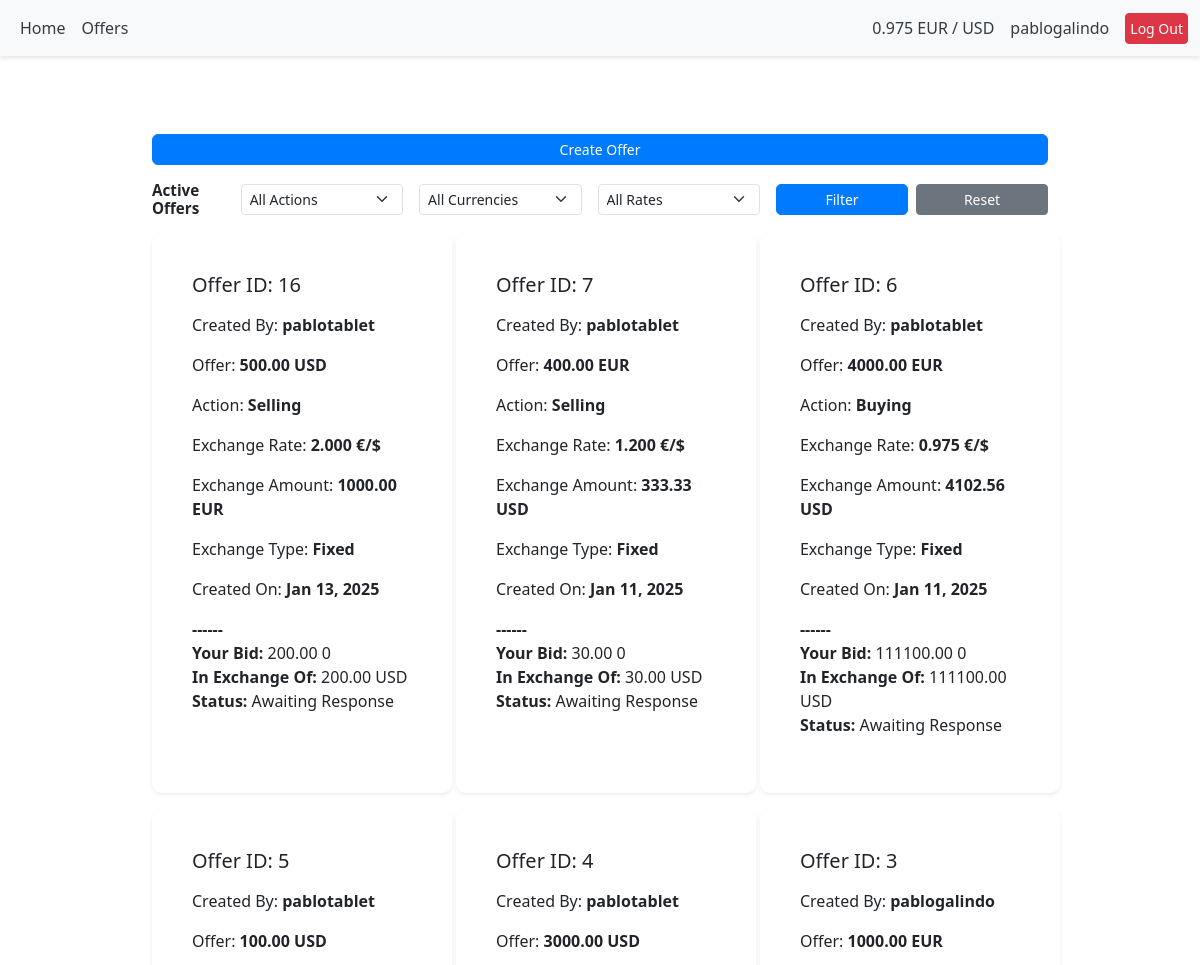
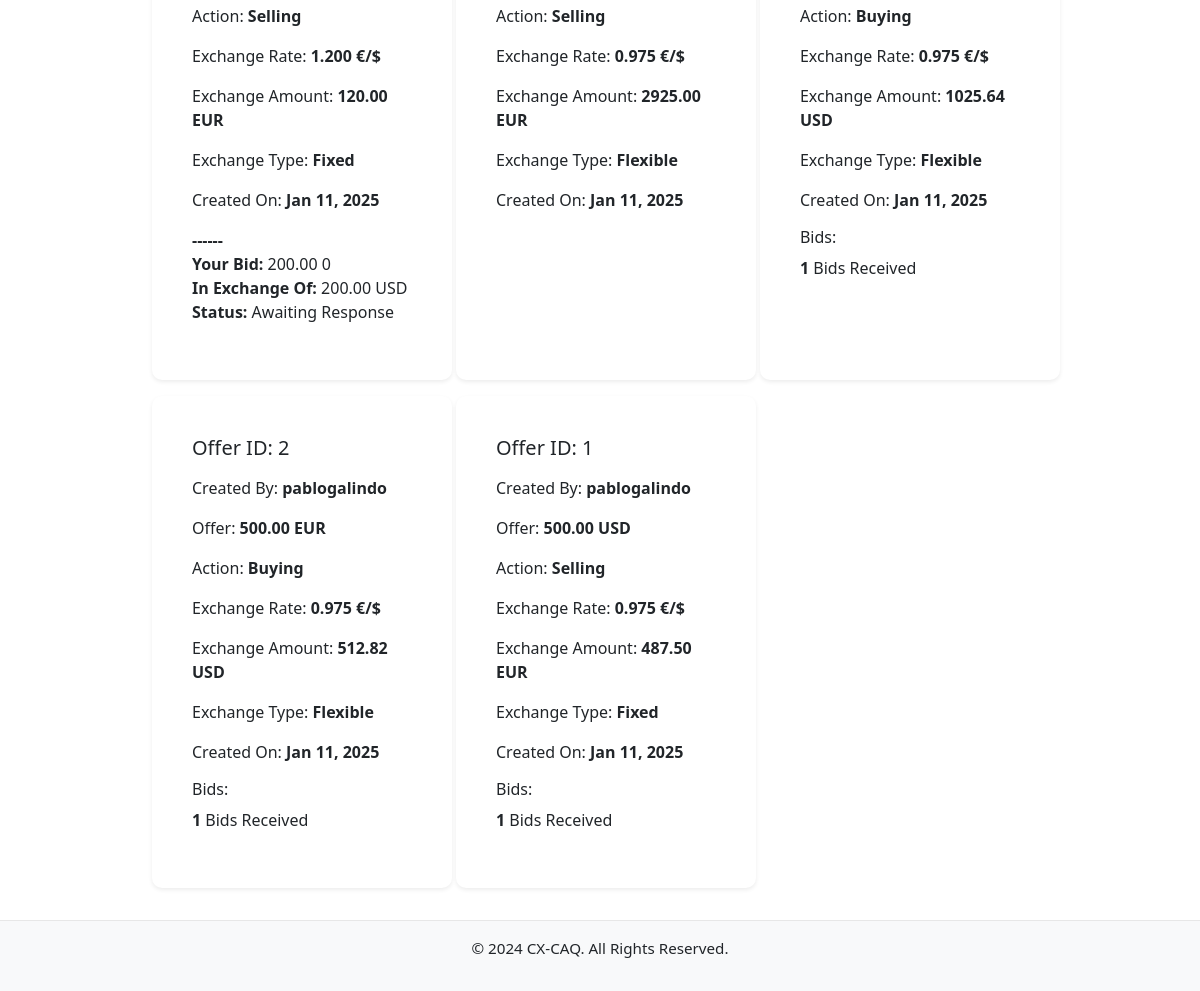
The app's page /offers/ (signed in), older data (2 pictures, top to bottom).
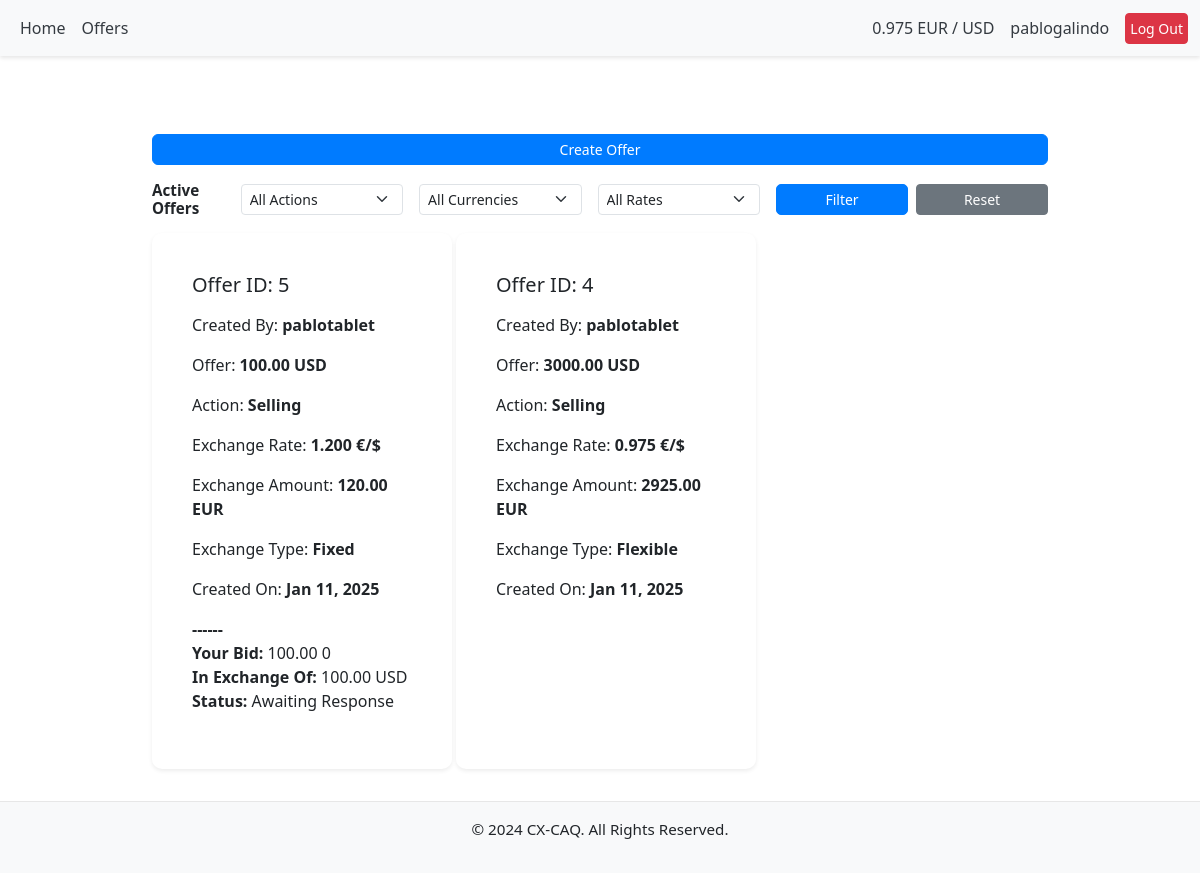
The same page, newer data.
### offers/models.py (models this page shows, shortened)
class Offer(models.Model):
    CURRENCY_CHOICES = [
        ('USD', 'US Dollar'),
        ('EUR', 'Euro'),
    ]
    RATE_TYPE_CHOICES = [
        ('FIXED', 'Fixed'),
        ('FLEXIBLE', 'Flexible'),
    ]
    user = models.ForeignKey(
        User, on_delete=models.CASCADE, related_name="offers")
    currency = models.CharField(max_length=3, choices=CURRENCY_CHOICES)
    amount = models.DecimalField(max_digits=10, decimal_places=2)
    exchange_rate = models.DecimalField(
        max_digits=8, decimal_places=3, null=True, blank=True)
    is_buying = models.BooleanField()
    rate_type = models.CharField(
        max_length=10, choices=RATE_TYPE_CHOICES, default='FIXED')
    created_at = models.DateTimeField(auto_now_add=True)
    class Meta:
        ordering = ['-created_at']

class Bid(models.Model):
    STATUS_CHOICES = [
        ('AWAITING', 'Awaiting Response'),
        ('ACCEPTED', 'Accepted'),
        ('REJECTED', 'Rejected'),
    ]
    offer = models.ForeignKey(
        'Offer', on_delete=models.CASCADE, related_name='bids')
    user = models.ForeignKey(
        User, on_delete=models.CASCADE, related_name='bids')
    amount = models.DecimalField(max_digits=10, decimal_places=2)
    currency = models.CharField(max_length=3, choices=Offer.CURRENCY_CHOICES)
    exchange_rate = models.DecimalField(max_digits=8, decimal_places=3)
    created_at = models.DateTimeField(auto_now_add=True)
    status = models.CharField(
        max_length=10, choices=STATUS_CHOICES, default='AWAITING')
    contact_shared = models.BooleanField(default=False)
    class Meta:
        unique_together = ('user', 'offer')

### offers/views.py (the view)
# urls.py: path('', views.view_offers, name='view_offers'),
@login_required
def view_offers(request):
    offers = Offer.objects.prefetch_related('bids').all()
    is_buying = request.GET.get('is_buying')
    currency = request.GET.get('currency')
    rate_type = request.GET.get('rate_type')
    if is_buying in ['0', '1']:
        offers = offers.filter(is_buying=bool(int(is_buying)))
    if currency:
        offers = offers.filter(currency=currency)
    if rate_type:
        offers = offers.filter(rate_type=rate_type)
    for offer in offers:
        offer.user_bid = offer.bids.filter(user=request.user).first()
        offer.converted_amount = (
            round(offer.amount / offer.exchange_rate
                  if offer.currency == "EUR"
                  else offer.amount * offer.exchange_rate, 2)
        )
        offer.converted_amount_currency = ("EUR"
                                           if offer.currency == "USD"
                                           else "USD")
        offer.action = "Buying" if offer.is_buying else "Selling"
        if offer.user_bid:
            offer.bid_converted_amount = round(
                offer.user_bid.amount / offer.user_bid.exchange_rate
                if offer.user_bid.currency == "EUR"
                else offer.user_bid.amount * offer.user_bid.exchange_rate, 2
            )
            offer.bid_converted_currency = (
                "EUR" if offer.user_bid.currency == "USD" else "USD"
            )
        else:
            offer.bid_converted_amount = None
            offer.bid_converted_currency = None
    return render(request, 'offers/view_offers.html', {'offers': offers})

### offers/context_processors.py (called while the page is built)
def exchange_rate_processor(request):
    try:
        latest_rate = LatestExchangeRate.objects.latest("timestamp").rate
        print(f"Latest exchange rate fetched from database: {latest_rate}")
    except LatestExchangeRate.DoesNotExist:
        try:
            latest_rate = fetch_and_update_exchange_rate()
            print(f"Latest exchange rate fetched: {latest_rate}")
        except ValueError as e:
            print(f"Error fetching exchange rate: {e}")
            latest_rate = "N/A"
    return {
        "exchange_rate": round(latest_rate, 3)
    }

### offers/templates/offers/view_offers.html (shortened to what this page needs)
{% extends "base.html" %}
{%load static%}
{% block content %}
<div class="container mt-5">
    {% if user.is_authenticated %}
    <div
        class="d-flex justify-content-end mb-3">
        <a
         href="{% url 'offers:create_offer' %}?next={{ request.path }}"
         class="btn btn-primary w-100 w-md-auto" aria-label="Create a new offer">
         Create Offer
        </a>
    </div>
    {% endif %}
    <div class="d-flex flex-column flex-md-row justify-content-between align-items-center mb-3">
        <h2 class="text-center text-md-start mb-2 mb-md-0">Active Offers</h2>
        <form method="get" action="{% url 'offers:view_offers' %}" class="d-flex align-items-center gap-2">
            <select name="is_buying" id="is_buying" class="form-select form-select-sm me-2">
                <option value="">All Actions</option>
            </select>
            <select name="currency" id="currency" class="form-select form-select-sm me-2">
                <option value="">All Currencies</option>
            </select>
            <select name="rate_type" id="rate_type" class="form-select form-select-sm me-2">
                <option value="">All Rates</option>
            </select>
            <button type="submit" class="btn btn-primary btn-sm w-100 w-md-auto" aria-label="Filter Offers">Filter</button>
            <a href="{% url 'offers:view_offers' %}" class="btn btn-secondary btn-sm w-100 w-md-auto" aria-label="Reset filter values">Reset</a>
        </form>
    </div>
    <div class="row g-3">
        {% for offer in offers %}
        <div class="col-12 col-md-6 col-lg-4">
            <div class="card shadow-sm offer-card ">
                <div class="card-body">
                    <h5 class="card-title">Offer ID: {{ offer.id}}</h5>
                    <p>Created By: <strong>{{offer.user.username}}</strong></p>
                    <p>Offer: <strong>{{offer.amount}} {{offer.currency}}</strong></p>
                    <p>Action: <strong>{{offer.action}}</strong></p>
                    <p>Exchange Rate: <strong>{{offer.exchange_rate}} €/$ </strong></p>
                    <p>Exchange Amount: <strong>{{offer.converted_amount}} {{offer.converted_amount_currency}}</strong></p>
                    <p>Exchange Type: <strong>{{offer.get_rate_type_display}}</strong></p>
                    <p>Created On: <strong>{{offer.created_at|date:"M d, Y"}}</strong></p>
                    {% if offer.user_bid %}
                    <p class="card-text">
                        <strong>------</strong> <br>
                        <strong>Your Bid:</strong> {{ offer.user_bid.amount }} {{offer.user_bid.currency}}<br>
                        <strong>In Exchange Of:</strong> {{ offer.bid_converted_amount }} {{ offer.bid_converted_currency }} <br>
                        <strong>Status:</strong> {{ offer.user_bid.get_status_display }}
                    </p>
                    {% endif %}
                    {% if user.is_authenticated and user == offer.user %}
                    <div>
                        <h6>Bids:</h6>
                        <p><strong>{{ offer.bids.count }}</strong> Bids Received</p>
                    </div>
                    {% endif %}
                </div>
            </div>
        </div>
        {% endfor %}
    </div>
</div>
{% endblock %}

### templates/base.html (shortened to what this page needs)
{% load static %}
<!DOCTYPE html>
<html lang="en">
<head>
    <link href="https://cdn.jsdelivr.net/npm/bootstrap@5.3.0-alpha3/dist/css/bootstrap.min.css" rel="stylesheet">
    <link rel="stylesheet" href="{% static 'css/style.css' %}">
    <link href="https://cdn.jsdelivr.net/npm/bootstrap-icons/font/bootstrap-icons.css" rel="stylesheet">
</head>
<body>
    <nav class="navbar navbar-expand-lg navbar-light bg-light">
        <div class="container-fluid">
            {% if user.is_authenticated %}
            <div class="collapse navbar-collapse" id="navbarNav">
                <ul class="navbar-nav">
                    <li class="nav-item">
                        <a class="nav-link" href="/">Home</a>
                    </li>
                    <li class="nav-item">
                        <a class="nav-link" href="{% url 'offers:view_offers'%}">Offers</a>
                    </li>
                </ul>
            </div>
            {% endif %}
            <div class="d-flex align-items-center">
                <div class="navbar-text me-3">
                    {{ exchange_rate }} EUR / USD
                </div>
                {% if user.is_authenticated %}
                <div class="navbar-text me-3">
                    {{ user.username }}
                </div>
                {% endif %}
                {% if user.is_authenticated %}
                <a href="/accounts/logout/" class="btn btn-danger btn-sm">Log Out</a>
                {% endif %}
            </div>
        </div>
    </nav>
    <main class="container mt-4">
        {% block content %}
        {% endblock %}
    </main>
    <footer class="bg-light text-center py-3 mt-auto">
        <p>&copy; 2024 CX-CAQ. All Rights Reserved.</p>
    </footer>
</body>
</html>

### static/css/style.css (style rules this page uses)
html, body { height: 100%; margin: 0; display: flex; flex-direction: column; }
body { padding-top: 30px; }
.navbar { position: fixed; top: 0; width: 100%; z-index: 1030; box-shadow: 0 2px 4px rgba(0, 0, 0, 0.1); }
.navbar-text { color: #343a40; }
a.nav-link { color: #343a40; text-decoration: none; }
main { flex: 1; }
footer { background-color: #f8f9fa; padding: 1rem; text-align: center; border-top: 1px solid #e7e7e7; }
h1, h2, h3 { font-weight: bold; }
.container { padding: 1rem; max-width: 100%; }
.card { padding: 1.5rem; border-radius: 10px; border: none; box-shadow: 0 4px 6px rgba(0, 0, 0, 0.1); }
.card.shadow-sm.offer-card { min-width: 300px; min-height: 100%; }
form { width: 100%; }
.btn-primary { background-color: #007bff; border-color: #007bff; }
form .btn-primary { background-color: #007bff; border-color: #007bff; padding: 0.6rem; font-size: 1rem; border-radius: 5px; transition: background-color 0.2s ease-in-out; }
.text-center { font-size: 0.95rem; }
button.btn, a.btn { padding: 0.25rem 0.25rem; font-size: 0.875rem; line-height: 1.5; }
@media (min-width: 769px) { .container { max-width: 960px; margin: auto; } }

Row changes from the older to the newer data that the page shows:
removed Offer: id "16", user.username "pablotablet", amount "500.00", currency "USD", action "Selling", exchange_rate "2.000", converted_amount "1000.00", converted_amount_currency "EUR", rate_type "Fixed", created_at "Jan 13, 2025", user_bid.amount "200.00", user_bid.currency "0", bid_converted_amount "200.00", bid_converted_currency "USD", user_bid.status "Awaiting Response"
removed Offer: id "7", user.username "pablotablet", amount "400.00", currency "EUR", action "Selling", exchange_rate "1.200", converted_amount "333.33", converted_amount_currency "USD", rate_type "Fixed", created_at "Jan 11, 2025", user_bid.amount "30.00", user_bid.currency "0", bid_converted_amount "30.00", bid_converted_currency "USD", user_bid.status "Awaiting Response"
removed Offer: id "6", user.username "pablotablet", amount "4000.00", currency "EUR", action "Buying", exchange_rate "0.975", converted_amount "4102.56", converted_amount_currency "USD", rate_type "Fixed", created_at "Jan 11, 2025", user_bid.amount "111100.00", user_bid.currency "0", bid_converted_amount "111100.00", bid_converted_currency "USD", user_bid.status "Awaiting Response"
removed Offer: id "3", user.username "pablogalindo", amount "1000.00", currency "EUR", action "Buying", exchange_rate "0.975", converted_amount "1025.64", converted_amount_currency "USD", rate_type "Flexible", created_at "Jan 11, 2025", bids.count "1"
removed Offer: id "2", user.username "pablogalindo", amount "500.00", currency "EUR", action "Buying", exchange_rate "0.975", converted_amount "512.82", converted_amount_currency "USD", rate_type "Flexible", created_at "Jan 11, 2025", bids.count "1"
removed Offer: id "1", user.username "pablogalindo", amount "500.00", currency "USD", action "Selling", exchange_rate "0.975", converted_amount "487.50", converted_amount_currency "EUR", rate_type "Fixed", created_at "Jan 11, 2025", bids.count "1"
computed for Offer "Fixed": user_bid.amount "200.00" → "100.00"; bid_converted_amount "200.00" → "100.00"
